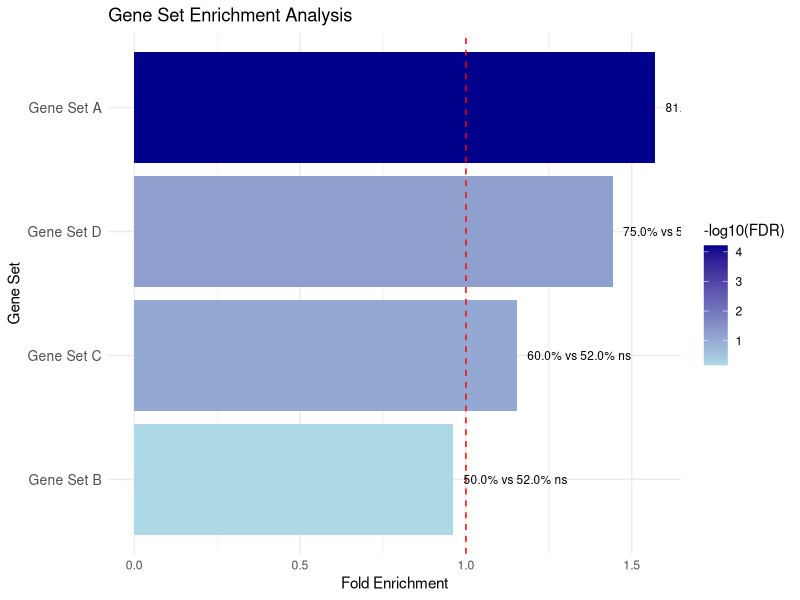

The R script that drew this image:
# Simplified Gene Set Enrichment Analysis
# This script tests for enrichment of differentially expressed genes in multiple gene sets
# using only the counts, without requiring actual gene IDs

# Load necessary libraries
library(ggplot2)
library(data.table)

#' Perform enrichment analysis using only gene counts
#' 
#' @param set_de Number of differentially expressed genes in the focused set
#' @param set_total Total number of genes in the focused set
#' @param genome_de Total number of differentially expressed genes genome-wide
#' @param genome_total Total number of genes evaluated genome-wide
#' @param set_name Name of the gene set (for reporting)
#' @return A data.frame with enrichment statistics
analyze_gene_set_counts <- function(set_de, set_total, genome_de, genome_total, set_name) {
  # Check inputs
  if (set_de > set_total) {
    stop("Number of DE genes in set cannot exceed total genes in set")
  }
  if (genome_de > genome_total) {
    stop("Number of DE genes in genome cannot exceed total genes in genome")
  }
  if (set_total > genome_total) {
    stop("Size of gene set cannot exceed total genes in genome")
  }
  
  # Create contingency table
  in_set_de <- set_de
  in_set_not_de <- set_total - set_de
  not_in_set_de <- genome_de - set_de
  not_in_set_not_de <- genome_total - genome_de - in_set_not_de
  
  # Create a contingency matrix
  cont_table <- matrix(c(in_set_de, in_set_not_de, 
                         not_in_set_de, not_in_set_not_de), 
                       nrow = 2, 
                       dimnames = list(
                         c("In Set", "Not in Set"),
                         c("DE", "Not DE")
                       ))
  
  # Perform Fisher's exact test
  fisher_result <- fisher.test(cont_table, alternative = "greater")
  
  # Calculate percentages and fold enrichment
  percent_de_in_set <- (in_set_de / set_total) * 100
  percent_de_genome <- (genome_de / genome_total) * 100
  fold_enrichment <- percent_de_in_set / percent_de_genome
  
  # Return results
  return(data.frame(
    Gene_Set = set_name,
    Total_Genes_In_Set = set_total,
    DE_Genes_In_Set = set_de,
    Percent_DE_In_Set = percent_de_in_set,
    Total_DE_Genes = genome_de,
    Total_Genes = genome_total,
    Percent_DE_Genome = percent_de_genome,
    Fold_Enrichment = fold_enrichment,
    Odds_Ratio = fisher_result$estimate,
    P_Value = fisher_result$p.value,
    FDR = NA,  # To be filled later after analyzing all sets
    Significant = NA,  # To be filled later
    stringsAsFactors = FALSE
  ))
}

#' Run enrichment analysis on multiple gene sets using count data
#' 
#' @param gene_set_data A data.frame with columns for each gene set:
#'        set_name, set_de, set_total, genome_de, genome_total
#' @param fdr_threshold FDR threshold for significance (default: 0.05)
#' @return A data.frame with enrichment statistics for all gene sets
run_multiple_enrichment_counts <- function(gene_set_data, fdr_threshold = 0.05) {
  # Check input data structure
  required_cols <- c("set_name", "set_de", "set_total", "genome_de", "genome_total")
  if (!all(required_cols %in% colnames(gene_set_data))) {
    stop("Input data.frame must contain columns: ", paste(required_cols, collapse=", "))
  }
  
  # Initialize results data frame
  results <- data.frame()
  
  # Process each row of the input data
  for (i in 1:nrow(gene_set_data)) {
    row <- gene_set_data[i, ]
    set_result <- analyze_gene_set_counts(
      row$set_de, 
      row$set_total, 
      row$genome_de, 
      row$genome_total, 
      row$set_name
    )
    results <- rbind(results, set_result)
  }
  
  # Apply FDR correction for multiple testing
  results$FDR <- p.adjust(results$P_Value, method = "BH")
  results$Significant <- results$FDR < fdr_threshold
  
  # Sort by FDR
  results <- results[order(results$FDR), ]
  
  return(results)
}

#' Plot enrichment results for all gene sets
#' 
#' @param results Output from run_multiple_enrichment_counts function
#' @param title Plot title
#' @return ggplot object
plot_enrichment <- function(results, title = "Gene Set Enrichment Analysis") {
  # Prepare data for plotting
  plot_data <- results
  plot_data$Gene_Set <- factor(plot_data$Gene_Set, levels = plot_data$Gene_Set[order(plot_data$Fold_Enrichment)])
  
  # Add significance indicators
  plot_data$sig_symbol <- ifelse(plot_data$FDR < 0.001, "***", 
                            ifelse(plot_data$FDR < 0.01, "**",
                            ifelse(plot_data$FDR < 0.05, "*", "ns")))
  
  # Create plot
  p <- ggplot(plot_data, aes(x = Gene_Set, y = Fold_Enrichment, fill = -log10(FDR))) +
    geom_bar(stat = "identity") +
    coord_flip() +
    scale_fill_gradient(low = "lightblue", high = "darkblue") +
    geom_hline(yintercept = 1, linetype = "dashed", color = "red") +
    geom_text(aes(label = sprintf("%.1f%% vs %.1f%% %s", 
                                Percent_DE_In_Set, 
                                Percent_DE_Genome,
                                sig_symbol)), 
              hjust = -0.1, size = 3) +
    labs(title = title,
         x = "Gene Set",
         y = "Fold Enrichment",
         fill = "-log10(FDR)") +
    theme_minimal() +
    theme(axis.text.y = element_text(size = 10))
  
  return(p)
}

#' Export enrichment results to CSV file
#' 
#' @param results Output from run_multiple_enrichment_counts function
#' @param filename Output filename
#' @return NULL
export_results <- function(results, filename = "gene_set_enrichment_results.csv") {
  write.csv(results, file = filename, row.names = FALSE)
  message(paste("Results exported to", filename))
}

# Single set analysis function for quick use
analyze_single_set <- function(set_de, set_total, genome_de, genome_total, set_name = "Gene Set") {
  result <- analyze_gene_set_counts(set_de, set_total, genome_de, genome_total, set_name)
  
  # Print summary
  cat("\n===== Gene Set Enrichment Analysis =====\n")
  cat(sprintf("Gene Set: %s\n", set_name))
  cat(sprintf("DE genes in set: %d out of %d (%.2f%%)\n", 
              result$DE_Genes_In_Set, result$Total_Genes_In_Set, result$Percent_DE_In_Set))
  cat(sprintf("DE genes in genome: %d out of %d (%.2f%%)\n", 
              result$Total_DE_Genes, result$Total_Genes, result$Percent_DE_Genome))
  cat(sprintf("Fold Enrichment: %.2f\n", result$Fold_Enrichment))
  cat(sprintf("Odds Ratio: %.2f\n", result$Odds_Ratio))
  cat(sprintf("P-value: %.2e\n", result$P_Value))
  cat(sprintf("Significant: %s\n", ifelse(result$P_Value < 0.05, "YES", "NO")))
  cat("=======================================\n")
  
  return(result)
}

#=====================================================================
# Example usage:
#=====================================================================

#' Example 1: Quick analysis of a single gene set (your original example)
result <- analyze_single_set(
  set_de = 40,           # DE genes in the focused set
  set_total = 49,        # Total genes in the focused set
  genome_de = 7238,      # Total DE genes genome-wide
  genome_total = 13920,  # Total genes evaluated genome-wide
  set_name = "My Gene Set"
)

#' Example 2: Analyze multiple gene sets at once
# Create a data frame with the counts for multiple gene sets
gene_set_data <- data.frame(
  set_name = c("Gene Set A", "Gene Set B", "Gene Set C", "Gene Set D"),
  set_de = c(40, 25, 60, 15),
  set_total = c(49, 50, 100, 20),
  genome_de = c(7238, 7238, 7238, 7238),
  genome_total = c(13920, 13920, 13920, 13920)
)

# Run the analysis
results <- run_multiple_enrichment_counts(gene_set_data)
print(results)

# Plot results
p <- plot_enrichment(results)
print(p)

# Export results
export_results(results, "multiple_gene_sets_results.csv")

#=====================================================================
# How to use this script with your own data:
#=====================================================================

# Method 1: Edit the gene_set_data data frame above with your own values

# Method 2: Load data from a CSV file
# Your CSV file should have columns: set_name, set_de, set_total, genome_de, genome_total
# Example:
# my_data <- read.csv("my_gene_sets.csv")
# results <- run_multiple_enrichment_counts(my_data)
# p <- plot_enrichment(results)
# print(p)
# export_results(results, "my_results.csv")

# Method 3: Create an R function to interactively analyze sets
analyze_new_set <- function() {
  set_name <- readline(prompt="Enter gene set name: ")
  set_de <- as.numeric(readline(prompt="Enter number of DE genes in set: "))
  set_total <- as.numeric(readline(prompt="Enter total genes in set: "))
  genome_de <- as.numeric(readline(prompt="Enter total DE genes in genome: "))
  genome_total <- as.numeric(readline(prompt="Enter total genes in genome: "))
  
  return(analyze_single_set(set_de, set_total, genome_de, genome_total, set_name))
}

# Uncomment to run interactive mode:
# analyze_new_set()
